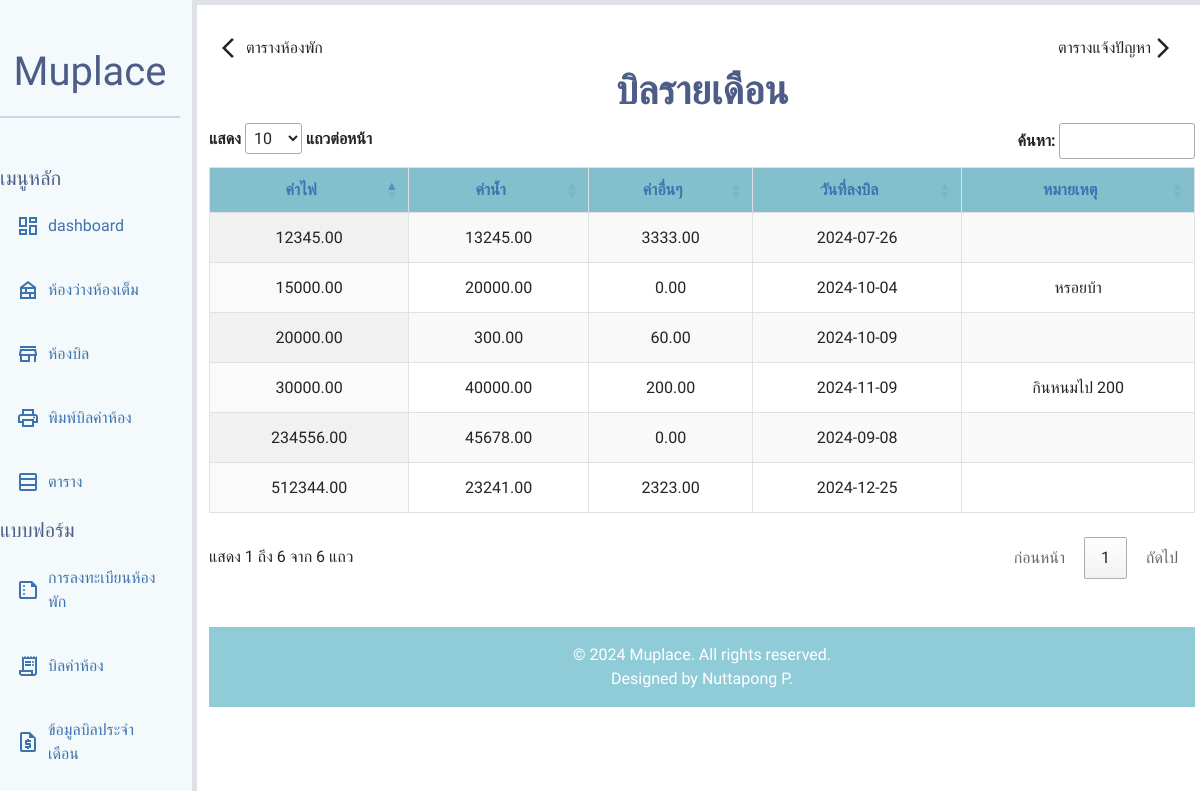
Screenshot of /monthlybilltable.php with the database file from the repository.
### tables this page shows
CREATE TABLE `billing_info` (
  `id` int(11) NOT NULL,
  `electricity_total` decimal(10,2) NOT NULL DEFAULT 0.00,
  `water_total` decimal(10,2) NOT NULL DEFAULT 0.00,
  `other_charges` decimal(10,2) DEFAULT 0.00,
  `billing_date` date NOT NULL,
  `notes` varchar(255) DEFAULT NULL
);

### monthlybilltable.php (the view, shortened to what this page needs)
<?php require 'dbconnection.php'; ?>
<!DOCTYPE html>
<html lang="en">
<head>
    <link
        href="https://cdn.jsdelivr.net/npm/bootstrap@5.3.3/dist/css/bootstrap.min.css"
        rel="stylesheet"
 />
    <link rel="stylesheet" type="text/css" href="https://cdn.datatables.net/1.13.1/css/jquery.dataTables.css">
</head>
</head>
<body class="p-0">
    <section class="row">
        <?php include("aside.php"); ?>
        <main class="col-9 col-xl-10 bg-white border border-5">
            <div class="bg-white mb-5">
                <div class="d-flex justify-content-between align-items-start mt-3">
                    <a href="/roomTable.php" class="btn d-flex align-items-center fw-medium text-decoration-none w-25 mt-2" style="width: 150px;">
                        <span class="material-symbols-outlined">arrow_back_ios</span>
                        ตารางห้องพัก
                    </a>
                    <a href="/problemTable.php" class="btn d-flex align-items-center fw-medium text-decoration-none gap-10 mt-2" style="width: 150px;">
                        ตารางแจ้งปัญหา
                        <span class="material-symbols-outlined">arrow_forward_ios</span>
                    </a>
                </div>
                <h1 class="prompt-bold text-custom-1 text-center">บิลรายเดือน</h1>
                <?php
                $sql =  "SELECT * FROM `billing_info` ";
                $result = mysqli_query($conn, $sql);
                ?>
                <table id="billingTable" class="display">
                    <thead>
                        <tr>
                            <th class="border">ค่าไฟ</th>
                            <th class="border">ค่าน้ำ</th>
                            <th class="border">ค่าอื่นๆ</th>
                            <th class="border">วันที่ลงบิล</th>
                            <th class="border">หมายเหตุ</th>
                        </tr>
                    </thead>
                    <tbody>
                        <?php while ($row = mysqli_fetch_assoc($result)) { ?>
                            <tr onclick="goToEditPage('<?= htmlspecialchars($row['billing_date']); ?>')">
                                <td class="border"><?php echo $row["electricity_total"] ?></td>
                                <td class="border"><?php echo $row["water_total"] ?></td>
                                <td class="border"><?php echo $row["other_charges"] ?></td>
                                <td class="border"><?php echo $row["billing_date"] ?></td>
                                <td class="border"><?php echo $row["notes"] ?></td>
                            </tr>
                        <?php } ?>
                    </tbody>
                </table>
            </div>
            <?php include 'footer.php' ?>
        </main>
    </section>

### style.css (style rules this page uses)
* { margin: 0; padding: 0; box-sizing: border-box; font-family: "Prompt", sans-serif; font-style: normal; }
body { padding: 0; margin: 0; }
.material-symbols-outlined { font-variation-settings: "FILL" 0, "wght" 400, "GRAD" 0, "opsz" 24; }
.text-custom-1 { color: #4e5d88; }
body { font-family: Arial, sans-serif; background-color: #f4f4f4; margin: 0; padding: 20px; }
.prompt-bold { font-family: "Prompt", sans-serif; font-weight: 700; font-style: normal; }

### monthlybilltable.php (style rules this page uses)
table.dataTable thead th { background-color: #84bfcd; color: #3d73af; text-align: center; padding: 10px; font-size: 1em; }
table.dataTable tbody td { padding: 8px; text-align: center; }
table.dataTable { border-collapse: collapse; width: 100%; margin: 20px 0; font-size: 1em; border: 1px solid #ddd; }
table.dataTable tbody tr { height: 50px; }

### rows the page displays
billing_info: electricity_total "15000.00", water_total "20000.00", other_charges "0.00", billing_date "2024-10-04", notes "หรอยบ้า"
billing_info: electricity_total "234556.00", water_total "45678.00", other_charges "0.00", billing_date "2024-09-08"
billing_info: electricity_total "30000.00", water_total "40000.00", other_charges "200.00", billing_date "2024-11-09", notes "กินหนมไป 200"
billing_info: electricity_total "512344.00", water_total "23241.00", other_charges "2323.00", billing_date "2024-12-25"
billing_info: electricity_total "20000.00", water_total "300.00", other_charges "60.00", billing_date "2024-10-09"
billing_info: electricity_total "12345.00", water_total "13245.00", other_charges "3333.00", billing_date "2024-07-26"
